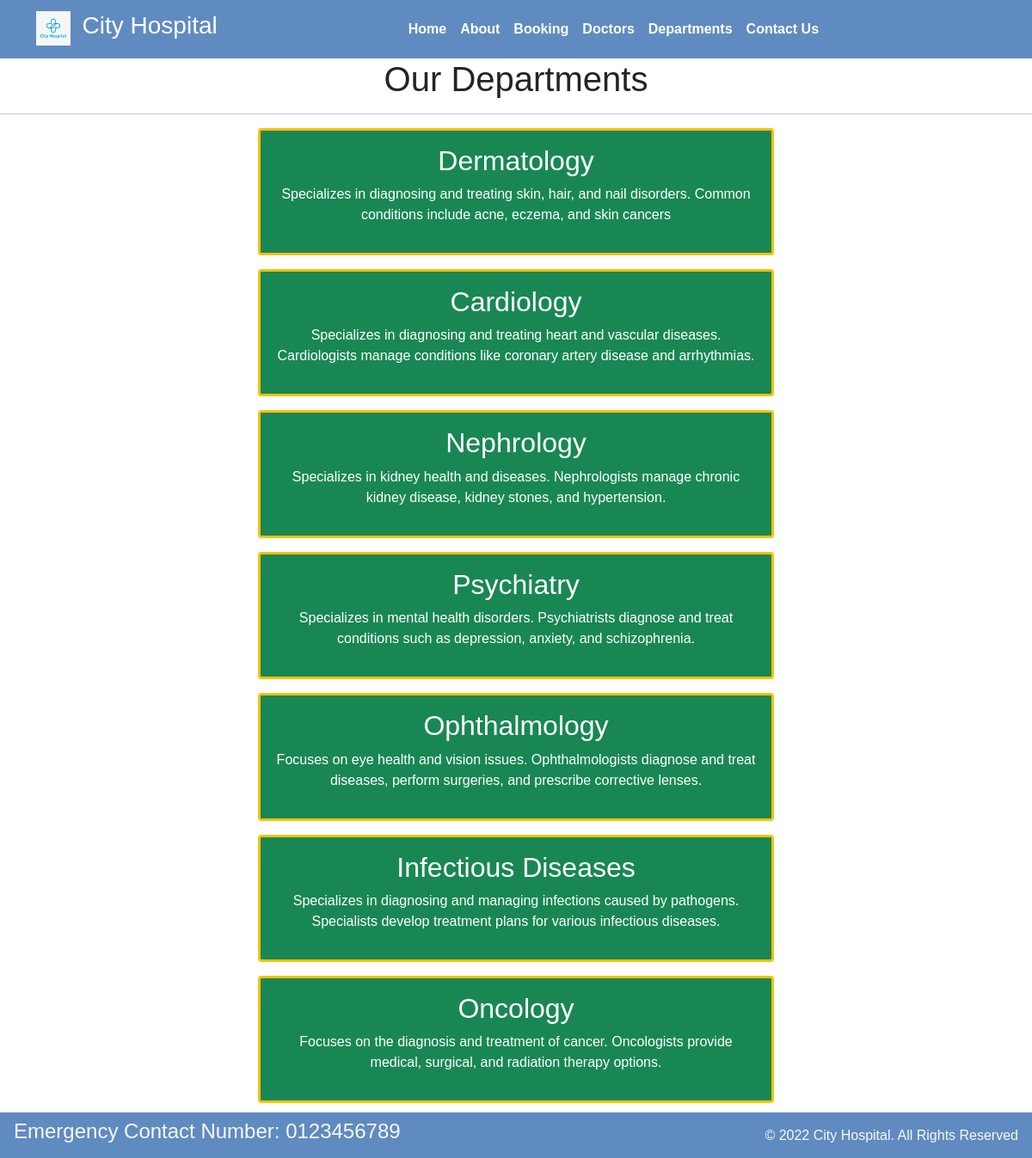
Page /department/ on the committed database.
### home/models.py (models this page shows, shortened)
class Departments(models.Model):
    dept_name = models.CharField(max_length=100)
    dept_desc = models.TextField()

### home/views.py (the view)
# urls.py: path('department/', views.deparment,name='dept'),
def deparment(request):
    dict_dep = {
        'dept' : Departments.objects.all()
    }
    return render(request, 'dept.html', dict_dep)

### templates/dept.html (shortened to what this page needs)
{% extends 'base.html' %}
{% block contents %}
<h1 class = "text-center">Our Departments</h1>
<hr>
{% for d in dept %}
<div class="mx-auto w-50 bg-success text-center text-white p-3 my-3 border border-warning border-3 rounded">
    <h2>{{d.dept_name}}</h2>
    <p>{{d.dept_desc}}</p>
</div>
{% endfor %}
<br><br>
{% endblock %}

### static/css/style.css (style rules this page uses)
body, .navbar { font-family: 'Bebas Neue', sans-serif; }

### rows in the picture
Departments: dept_name "Dermatology", dept_desc "Specializes in diagnosing and treating skin, hair, and nail disorders. Common conditions include acne, eczema, and skin cancers"
Departments: dept_name "Cardiology", dept_desc "Specializes in diagnosing and treating heart and vascular diseases. Cardiologists manage conditions like coronary artery disease and arrhythmias."
Departments: dept_name "Nephrology", dept_desc "Specializes in kidney health and diseases. Nephrologists manage chronic kidney disease, kidney stones, and hypertension."
Departments: dept_name "Psychiatry", dept_desc "Specializes in mental health disorders. Psychiatrists diagnose and treat conditions such as depression, anxiety, and schizophrenia."
Departments: dept_name "Ophthalmology", dept_desc "Focuses on eye health and vision issues. Ophthalmologists diagnose and treat diseases, perform surgeries, and prescribe corrective lenses."
Departments: dept_name "Infectious Diseases", dept_desc "Specializes in diagnosing and managing infections caused by pathogens. Specialists develop treatment plans for various infectious diseases."
Departments: dept_name "Oncology", dept_desc "Focuses on the diagnosis and treatment of cancer. Oncologists provide medical, surgical, and radiation therapy options."
